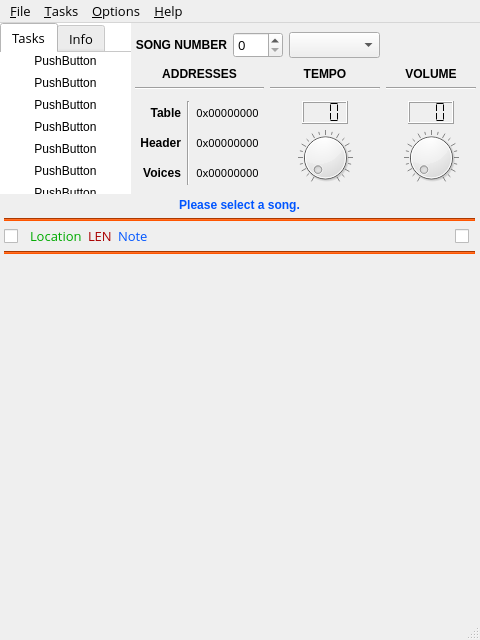
<?xml version="1.0" encoding="UTF-8"?>
<ui version="4.0">
 <author>SomeShrug</author>
 <class>MainWindow</class>
 <widget class="QMainWindow" name="MainWindow">
  <property name="geometry">
   <rect>
    <x>0</x>
    <y>0</y>
    <width>480</width>
    <height>640</height>
   </rect>
  </property>
  <property name="maximumSize">
   <size>
    <width>480</width>
    <height>640</height>
   </size>
  </property>
  <property name="font">
   <font>
    <family>Open Sans</family>
    <pointsize>10</pointsize>
   </font>
  </property>
  <property name="windowTitle">
   <string>Sappy</string>
  </property>
  <property name="windowIcon">
   <iconset resource="pysappy.qrc">
    <normaloff>:/icons/sappy.ico</normaloff>:/icons/sappy.ico</iconset>
  </property>
  <widget class="QWidget" name="centralwidget">
   <property name="sizePolicy">
    <sizepolicy hsizetype="Preferred" vsizetype="Preferred">
     <horstretch>0</horstretch>
     <verstretch>0</verstretch>
    </sizepolicy>
   </property>
   <property name="font">
    <font>
     <family>Open Sans</family>
    </font>
   </property>
   <property name="styleSheet">
    <string notr="true"/>
   </property>
   <widget class="QTabWidget" name="widgetTab">
    <property name="geometry">
     <rect>
      <x>0</x>
      <y>0</y>
      <width>131</width>
      <height>171</height>
     </rect>
    </property>
    <property name="sizePolicy">
     <sizepolicy hsizetype="Expanding" vsizetype="Preferred">
      <horstretch>0</horstretch>
      <verstretch>0</verstretch>
     </sizepolicy>
    </property>
    <property name="autoFillBackground">
     <bool>false</bool>
    </property>
    <property name="styleSheet">
     <string notr="true">background-color: rgb(255, 255, 255);</string>
    </property>
    <property name="tabPosition">
     <enum>QTabWidget::North</enum>
    </property>
    <property name="tabShape">
     <enum>QTabWidget::Rounded</enum>
    </property>
    <property name="currentIndex">
     <number>0</number>
    </property>
    <property name="elideMode">
     <enum>Qt::ElideNone</enum>
    </property>
    <property name="usesScrollButtons">
     <bool>false</bool>
    </property>
    <property name="documentMode">
     <bool>true</bool>
    </property>
    <property name="tabsClosable">
     <bool>false</bool>
    </property>
    <property name="movable">
     <bool>false</bool>
    </property>
    <property name="tabBarAutoHide">
     <bool>false</bool>
    </property>
    <widget class="QWidget" name="tabTasks">
     <property name="styleSheet">
      <string notr="true">background-color: rgb(255, 255, 255)</string>
     </property>
     <attribute name="title">
      <string>Tasks</string>
     </attribute>
     <widget class="QWidget" name="verticalLayoutWidget_3">
      <property name="geometry">
       <rect>
        <x>0</x>
        <y>0</y>
        <width>131</width>
        <height>151</height>
       </rect>
      </property>
      <layout class="QVBoxLayout" name="verticalLayout_3">
       <item>
        <widget class="QPushButton" name="pushButton">
         <property name="maximumSize">
          <size>
           <width>16777215</width>
           <height>16</height>
          </size>
         </property>
         <property name="text">
          <string>PushButton</string>
         </property>
         <property name="flat">
          <bool>true</bool>
         </property>
        </widget>
       </item>
       <item>
        <widget class="QPushButton" name="pushButton_2">
         <property name="maximumSize">
          <size>
           <width>16777215</width>
           <height>16</height>
          </size>
         </property>
         <property name="text">
          <string>PushButton</string>
         </property>
         <property name="flat">
          <bool>true</bool>
         </property>
        </widget>
       </item>
       <item>
        <widget class="QPushButton" name="pushButton_3">
         <property name="maximumSize">
          <size>
           <width>16777215</width>
           <height>16</height>
          </size>
         </property>
         <property name="text">
          <string>PushButton</string>
         </property>
         <property name="flat">
          <bool>true</bool>
         </property>
        </widget>
       </item>
       <item>
        <widget class="QPushButton" name="pushButton_4">
         <property name="maximumSize">
          <size>
           <width>16777215</width>
           <height>16</height>
          </size>
         </property>
         <property name="text">
          <string>PushButton</string>
         </property>
         <property name="flat">
          <bool>true</bool>
         </property>
        </widget>
       </item>
       <item>
        <widget class="QPushButton" name="pushButton_7">
         <property name="maximumSize">
          <size>
           <width>16777215</width>
           <height>16</height>
          </size>
         </property>
         <property name="text">
          <string>PushButton</string>
         </property>
         <property name="flat">
          <bool>true</bool>
         </property>
        </widget>
       </item>
       <item>
        <widget class="QPushButton" name="pushButton_6">
         <property name="maximumSize">
          <size>
           <width>16777215</width>
           <height>16</height>
          </size>
         </property>
         <property name="text">
          <string>PushButton</string>
         </property>
         <property name="flat">
          <bool>true</bool>
         </property>
        </widget>
       </item>
       <item>
        <widget class="QPushButton" name="pushButton_5">
         <property name="maximumSize">
          <size>
           <width>16777215</width>
           <height>16</height>
          </size>
         </property>
         <property name="text">
          <string>PushButton</string>
         </property>
         <property name="flat">
          <bool>true</bool>
         </property>
        </widget>
       </item>
      </layout>
     </widget>
    </widget>
    <widget class="QWidget" name="tabInfo">
     <attribute name="title">
      <string>Info</string>
     </attribute>
    </widget>
   </widget>
   <widget class="QWidget" name="widgetPlayer" native="true">
    <property name="geometry">
     <rect>
      <x>-1</x>
      <y>170</y>
      <width>481</width>
      <height>431</height>
     </rect>
    </property>
    <property name="cursor">
     <cursorShape>ArrowCursor</cursorShape>
    </property>
    <property name="styleSheet">
     <string notr="true">
border-color: rgb(0, 0, 0);
color: rgb(0, 170, 0);</string>
    </property>
    <widget class="QWidget" name="gridLayoutWidget_4">
     <property name="geometry">
      <rect>
       <x>0</x>
       <y>0</y>
       <width>481</width>
       <height>431</height>
      </rect>
     </property>
     <layout class="QGridLayout" name="layoutPlayer">
      <property name="sizeConstraint">
       <enum>QLayout::SetMaximumSize</enum>
      </property>
      <property name="leftMargin">
       <number>5</number>
      </property>
      <property name="topMargin">
       <number>5</number>
      </property>
      <property name="rightMargin">
       <number>5</number>
      </property>
      <property name="bottomMargin">
       <number>5</number>
      </property>
      <item row="3" column="4">
       <spacer name="horizontalSpacer">
        <property name="orientation">
         <enum>Qt::Horizontal</enum>
        </property>
        <property name="sizeHint" stdset="0">
         <size>
          <width>40</width>
          <height>10</height>
         </size>
        </property>
       </spacer>
      </item>
      <item row="3" column="2">
       <widget class="QLabel" name="lblDelay">
        <property name="sizePolicy">
         <sizepolicy hsizetype="Preferred" vsizetype="Maximum">
          <horstretch>0</horstretch>
          <verstretch>0</verstretch>
         </sizepolicy>
        </property>
        <property name="styleSheet">
         <string notr="true">color: rgb(170, 0, 0);</string>
        </property>
        <property name="text">
         <string>LEN</string>
        </property>
       </widget>
      </item>
      <item row="3" column="1">
       <widget class="QLabel" name="lblLocation">
        <property name="sizePolicy">
         <sizepolicy hsizetype="Preferred" vsizetype="Maximum">
          <horstretch>0</horstretch>
          <verstretch>0</verstretch>
         </sizepolicy>
        </property>
        <property name="text">
         <string>Location</string>
        </property>
       </widget>
      </item>
      <item row="4" column="0" colspan="6">
       <widget class="Line" name="line_2">
        <property name="styleSheet">
         <string notr="true">background-color: rgb(255, 85, 0)</string>
        </property>
        <property name="orientation">
         <enum>Qt::Horizontal</enum>
        </property>
       </widget>
      </item>
      <item row="2" column="0" colspan="6">
       <widget class="Line" name="line">
        <property name="styleSheet">
         <string notr="true">background-color: rgb(255, 85, 0);</string>
        </property>
        <property name="orientation">
         <enum>Qt::Horizontal</enum>
        </property>
       </widget>
      </item>
      <item row="1" column="0" colspan="6">
       <widget class="QLabel" name="lblSong">
        <property name="sizePolicy">
         <sizepolicy hsizetype="Preferred" vsizetype="Maximum">
          <horstretch>0</horstretch>
          <verstretch>0</verstretch>
         </sizepolicy>
        </property>
        <property name="font">
         <font>
          <weight>75</weight>
          <bold>true</bold>
         </font>
        </property>
        <property name="styleSheet">
         <string notr="true">color: rgb(0, 85, 255)</string>
        </property>
        <property name="text">
         <string>Please select a song.</string>
        </property>
        <property name="alignment">
         <set>Qt::AlignCenter</set>
        </property>
       </widget>
      </item>
      <item row="6" column="5">
       <spacer name="verticalSpacer">
        <property name="orientation">
         <enum>Qt::Vertical</enum>
        </property>
        <property name="sizeHint" stdset="0">
         <size>
          <width>20</width>
          <height>40</height>
         </size>
        </property>
       </spacer>
      </item>
      <item row="6" column="0">
       <layout class="QVBoxLayout" name="verticalLayout_4"/>
      </item>
      <item row="3" column="0">
       <widget class="QCheckBox" name="chkMute">
        <property name="sizePolicy">
         <sizepolicy hsizetype="Minimum" vsizetype="Maximum">
          <horstretch>0</horstretch>
          <verstretch>0</verstretch>
         </sizepolicy>
        </property>
        <property name="text">
         <string/>
        </property>
        <property name="tristate">
         <bool>false</bool>
        </property>
       </widget>
      </item>
      <item row="3" column="3">
       <widget class="QLabel" name="lblNote">
        <property name="sizePolicy">
         <sizepolicy hsizetype="Preferred" vsizetype="Maximum">
          <horstretch>0</horstretch>
          <verstretch>0</verstretch>
         </sizepolicy>
        </property>
        <property name="styleSheet">
         <string notr="true">color: rgb(0, 85, 255)</string>
        </property>
        <property name="text">
         <string>Note</string>
        </property>
       </widget>
      </item>
      <item row="3" column="5">
       <widget class="QCheckBox" name="chkShow">
        <property name="sizePolicy">
         <sizepolicy hsizetype="Minimum" vsizetype="Maximum">
          <horstretch>0</horstretch>
          <verstretch>0</verstretch>
         </sizepolicy>
        </property>
        <property name="text">
         <string/>
        </property>
       </widget>
      </item>
     </layout>
    </widget>
   </widget>
   <widget class="QWidget" name="widgetControls" native="true">
    <property name="geometry">
     <rect>
      <x>130</x>
      <y>0</y>
      <width>351</width>
      <height>171</height>
     </rect>
    </property>
    <property name="styleSheet">
     <string notr="true">border-color: rgb(0, 0, 0);
</string>
    </property>
    <widget class="QWidget" name="gridLayoutWidget">
     <property name="geometry">
      <rect>
       <x>0</x>
       <y>1</y>
       <width>351</width>
       <height>171</height>
      </rect>
     </property>
     <layout class="QGridLayout" name="layoutControls">
      <property name="leftMargin">
       <number>5</number>
      </property>
      <property name="topMargin">
       <number>5</number>
      </property>
      <property name="rightMargin">
       <number>5</number>
      </property>
      <property name="bottomMargin">
       <number>5</number>
      </property>
      <item row="1" column="1">
       <widget class="QLabel" name="tempo">
        <property name="sizePolicy">
         <sizepolicy hsizetype="Preferred" vsizetype="Preferred">
          <horstretch>0</horstretch>
          <verstretch>0</verstretch>
         </sizepolicy>
        </property>
        <property name="font">
         <font>
          <weight>75</weight>
          <bold>true</bold>
         </font>
        </property>
        <property name="text">
         <string>TEMPO</string>
        </property>
        <property name="alignment">
         <set>Qt::AlignCenter</set>
        </property>
       </widget>
      </item>
      <item row="1" column="2">
       <widget class="QLabel" name="lblVolume">
        <property name="font">
         <font>
          <weight>75</weight>
          <bold>true</bold>
         </font>
        </property>
        <property name="text">
         <string>VOLUME</string>
        </property>
        <property name="alignment">
         <set>Qt::AlignCenter</set>
        </property>
       </widget>
      </item>
      <item row="1" column="0">
       <widget class="QLabel" name="lblAddresses">
        <property name="sizePolicy">
         <sizepolicy hsizetype="Preferred" vsizetype="Maximum">
          <horstretch>0</horstretch>
          <verstretch>0</verstretch>
         </sizepolicy>
        </property>
        <property name="font">
         <font>
          <weight>75</weight>
          <bold>true</bold>
         </font>
        </property>
        <property name="text">
         <string>ADDRESSES</string>
        </property>
        <property name="alignment">
         <set>Qt::AlignCenter</set>
        </property>
       </widget>
      </item>
      <item row="3" column="0">
       <layout class="QGridLayout" name="layoutAddresses">
        <property name="leftMargin">
         <number>5</number>
        </property>
        <property name="topMargin">
         <number>5</number>
        </property>
        <property name="rightMargin">
         <number>5</number>
        </property>
        <property name="bottomMargin">
         <number>5</number>
        </property>
        <item row="2" column="0">
         <widget class="QLabel" name="Header">
          <property name="font">
           <font>
            <weight>75</weight>
            <bold>true</bold>
           </font>
          </property>
          <property name="text">
           <string>Header</string>
          </property>
          <property name="alignment">
           <set>Qt::AlignRight|Qt::AlignTrailing|Qt::AlignVCenter</set>
          </property>
         </widget>
        </item>
        <item row="1" column="2">
         <widget class="QLabel" name="lblTableAddress">
          <property name="font">
           <font>
            <family>Fira Code Medium</family>
            <pointsize>8</pointsize>
            <weight>50</weight>
            <italic>false</italic>
            <bold>false</bold>
            <underline>false</underline>
            <strikeout>false</strikeout>
           </font>
          </property>
          <property name="text">
           <string>0x00000000</string>
          </property>
          <property name="alignment">
           <set>Qt::AlignCenter</set>
          </property>
         </widget>
        </item>
        <item row="1" column="0">
         <widget class="QLabel" name="Table">
          <property name="font">
           <font>
            <weight>75</weight>
            <bold>true</bold>
           </font>
          </property>
          <property name="text">
           <string>Table</string>
          </property>
          <property name="alignment">
           <set>Qt::AlignRight|Qt::AlignTrailing|Qt::AlignVCenter</set>
          </property>
         </widget>
        </item>
        <item row="3" column="0">
         <widget class="QLabel" name="Voices">
          <property name="font">
           <font>
            <weight>75</weight>
            <bold>true</bold>
           </font>
          </property>
          <property name="text">
           <string>Voices</string>
          </property>
          <property name="alignment">
           <set>Qt::AlignRight|Qt::AlignTrailing|Qt::AlignVCenter</set>
          </property>
         </widget>
        </item>
        <item row="2" column="2">
         <widget class="QLabel" name="lblHeaderAddress">
          <property name="font">
           <font>
            <family>Fira Code Medium</family>
            <pointsize>8</pointsize>
            <weight>50</weight>
            <italic>false</italic>
            <bold>false</bold>
            <underline>false</underline>
            <strikeout>false</strikeout>
           </font>
          </property>
          <property name="text">
           <string>0x00000000</string>
          </property>
          <property name="alignment">
           <set>Qt::AlignCenter</set>
          </property>
         </widget>
        </item>
        <item row="3" column="2">
         <widget class="QLabel" name="lblVoicesAddress">
          <property name="font">
           <font>
            <family>Fira Code Medium</family>
            <pointsize>8</pointsize>
            <weight>50</weight>
            <italic>false</italic>
            <bold>false</bold>
            <underline>false</underline>
            <strikeout>false</strikeout>
           </font>
          </property>
          <property name="text">
           <string>0x00000000</string>
          </property>
          <property name="alignment">
           <set>Qt::AlignCenter</set>
          </property>
         </widget>
        </item>
        <item row="1" column="1" rowspan="3">
         <widget class="Line" name="l5">
          <property name="orientation">
           <enum>Qt::Vertical</enum>
          </property>
         </widget>
        </item>
       </layout>
      </item>
      <item row="2" column="0">
       <widget class="Line" name="line_6">
        <property name="orientation">
         <enum>Qt::Horizontal</enum>
        </property>
       </widget>
      </item>
      <item row="2" column="2">
       <widget class="Line" name="line_8">
        <property name="orientation">
         <enum>Qt::Horizontal</enum>
        </property>
       </widget>
      </item>
      <item row="2" column="1">
       <widget class="Line" name="line_7">
        <property name="orientation">
         <enum>Qt::Horizontal</enum>
        </property>
       </widget>
      </item>
      <item row="0" column="0" colspan="2">
       <layout class="QHBoxLayout" name="layoutSongSelect">
        <item>
         <widget class="QLabel" name="songNumber">
          <property name="sizePolicy">
           <sizepolicy hsizetype="Preferred" vsizetype="Preferred">
            <horstretch>0</horstretch>
            <verstretch>0</verstretch>
           </sizepolicy>
          </property>
          <property name="minimumSize">
           <size>
            <width>40</width>
            <height>0</height>
           </size>
          </property>
          <property name="font">
           <font>
            <weight>75</weight>
            <bold>true</bold>
           </font>
          </property>
          <property name="text">
           <string>SONG NUMBER</string>
          </property>
          <property name="alignment">
           <set>Qt::AlignRight|Qt::AlignTrailing|Qt::AlignVCenter</set>
          </property>
         </widget>
        </item>
        <item>
         <widget class="QSpinBox" name="sbxSongSelect">
          <property name="sizePolicy">
           <sizepolicy hsizetype="Maximum" vsizetype="Fixed">
            <horstretch>0</horstretch>
            <verstretch>0</verstretch>
           </sizepolicy>
          </property>
          <property name="maximum">
           <number>999</number>
          </property>
         </widget>
        </item>
        <item>
         <widget class="QComboBox" name="cbxSongSelect">
          <property name="styleSheet">
           <string notr="true"/>
          </property>
          <property name="frame">
           <bool>true</bool>
          </property>
         </widget>
        </item>
       </layout>
      </item>
      <item row="0" column="2">
       <layout class="QHBoxLayout" name="horizontalLayout">
        <item>
         <widget class="QPushButton" name="btnPlay">
          <property name="sizePolicy">
           <sizepolicy hsizetype="Minimum" vsizetype="Maximum">
            <horstretch>0</horstretch>
            <verstretch>0</verstretch>
           </sizepolicy>
          </property>
          <property name="minimumSize">
           <size>
            <width>32</width>
            <height>32</height>
           </size>
          </property>
          <property name="text">
           <string/>
          </property>
          <property name="icon">
           <iconset resource="pysappy.qrc">
            <normaloff>:/icons/icons/PNG/player/041.png</normaloff>
            <normalon>:/icons/icons/PNG/player/044.png</normalon>:/icons/icons/PNG/player/041.png</iconset>
          </property>
          <property name="iconSize">
           <size>
            <width>32</width>
            <height>32</height>
           </size>
          </property>
          <property name="checkable">
           <bool>true</bool>
          </property>
          <property name="checked">
           <bool>false</bool>
          </property>
          <property name="autoRepeat">
           <bool>true</bool>
          </property>
          <property name="flat">
           <bool>true</bool>
          </property>
         </widget>
        </item>
        <item>
         <widget class="QPushButton" name="btnStop">
          <property name="sizePolicy">
           <sizepolicy hsizetype="Minimum" vsizetype="Maximum">
            <horstretch>0</horstretch>
            <verstretch>0</verstretch>
           </sizepolicy>
          </property>
          <property name="minimumSize">
           <size>
            <width>32</width>
            <height>32</height>
           </size>
          </property>
          <property name="text">
           <string/>
          </property>
          <property name="icon">
           <iconset resource="pysappy.qrc">
            <normaloff>:/icons/icons/PNG/player/042.png</normaloff>
            <normalon>:/icons/icons/PNG/player/036.png</normalon>:/icons/icons/PNG/player/042.png</iconset>
          </property>
          <property name="iconSize">
           <size>
            <width>32</width>
            <height>32</height>
           </size>
          </property>
          <property name="checkable">
           <bool>true</bool>
          </property>
          <property name="flat">
           <bool>true</bool>
          </property>
         </widget>
        </item>
       </layout>
      </item>
      <item row="3" column="1">
       <layout class="QVBoxLayout" name="verticalLayout">
        <property name="leftMargin">
         <number>5</number>
        </property>
        <property name="topMargin">
         <number>5</number>
        </property>
        <property name="rightMargin">
         <number>5</number>
        </property>
        <property name="bottomMargin">
         <number>5</number>
        </property>
        <item alignment="Qt::AlignHCenter">
         <widget class="QLCDNumber" name="lcdNumber">
          <property name="sizePolicy">
           <sizepolicy hsizetype="Maximum" vsizetype="Minimum">
            <horstretch>0</horstretch>
            <verstretch>0</verstretch>
           </sizepolicy>
          </property>
          <property name="smallDecimalPoint">
           <bool>false</bool>
          </property>
          <property name="digitCount">
           <number>3</number>
          </property>
          <property name="segmentStyle">
           <enum>QLCDNumber::Flat</enum>
          </property>
         </widget>
        </item>
        <item>
         <widget class="QDial" name="dial">
          <property name="sizePolicy">
           <sizepolicy hsizetype="Minimum" vsizetype="Preferred">
            <horstretch>0</horstretch>
            <verstretch>0</verstretch>
           </sizepolicy>
          </property>
          <property name="maximum">
           <number>100</number>
          </property>
          <property name="wrapping">
           <bool>false</bool>
          </property>
          <property name="notchTarget">
           <double>5.000000000000000</double>
          </property>
          <property name="notchesVisible">
           <bool>true</bool>
          </property>
         </widget>
        </item>
       </layout>
      </item>
      <item row="3" column="2">
       <layout class="QVBoxLayout" name="verticalLayout_2">
        <property name="leftMargin">
         <number>5</number>
        </property>
        <property name="topMargin">
         <number>5</number>
        </property>
        <property name="rightMargin">
         <number>5</number>
        </property>
        <property name="bottomMargin">
         <number>5</number>
        </property>
        <item alignment="Qt::AlignHCenter">
         <widget class="QLCDNumber" name="lcdNumber_2">
          <property name="sizePolicy">
           <sizepolicy hsizetype="Maximum" vsizetype="Minimum">
            <horstretch>0</horstretch>
            <verstretch>0</verstretch>
           </sizepolicy>
          </property>
          <property name="digitCount">
           <number>3</number>
          </property>
          <property name="segmentStyle">
           <enum>QLCDNumber::Flat</enum>
          </property>
         </widget>
        </item>
        <item>
         <widget class="QDial" name="dial_2">
          <property name="maximum">
           <number>100</number>
          </property>
          <property name="notchTarget">
           <double>5.000000000000000</double>
          </property>
          <property name="notchesVisible">
           <bool>true</bool>
          </property>
         </widget>
        </item>
       </layout>
      </item>
     </layout>
    </widget>
   </widget>
   <zorder>lblAddresses</zorder>
   <zorder>horizontalLayoutWidget_2</zorder>
   <zorder>widgetTab</zorder>
   <zorder>widgetPlayer</zorder>
   <zorder>widgetControls</zorder>
  </widget>
  <widget class="QMenuBar" name="menubar">
   <property name="geometry">
    <rect>
     <x>0</x>
     <y>0</y>
     <width>480</width>
     <height>23</height>
    </rect>
   </property>
   <property name="font">
    <font>
     <family>Open Sans</family>
    </font>
   </property>
   <widget class="QMenu" name="menuFile">
    <property name="title">
     <string>&amp;File</string>
    </property>
    <addaction name="actionOpen"/>
    <addaction name="separator"/>
    <addaction name="actionExit"/>
   </widget>
   <widget class="QMenu" name="menu_Tasks">
    <property name="title">
     <string>&amp;Tasks</string>
    </property>
    <addaction name="actionExport_tracks"/>
    <addaction name="actionImport_tracks"/>
    <addaction name="separator"/>
    <addaction name="actionExport_samples"/>
    <addaction name="actionImport_samples"/>
    <addaction name="separator"/>
    <addaction name="actionAssemble_song"/>
    <addaction name="actionRecord_to_MIDI"/>
    <addaction name="actionEdit_Voice_Table"/>
   </widget>
   <widget class="QMenu" name="menu_Options">
    <property name="title">
     <string>&amp;Options</string>
    </property>
    <addaction name="actionWAV_Driver"/>
    <addaction name="actionMIDI_Driver"/>
    <addaction name="separator"/>
    <addaction name="actionImport_LST_file"/>
    <addaction name="actionSet_MIDI_output_device"/>
    <addaction name="actionRemap_MIDI_instruments"/>
    <addaction name="separator"/>
    <addaction name="actionSettings"/>
   </widget>
   <widget class="QMenu" name="menu_Help">
    <property name="title">
     <string>&amp;Help</string>
    </property>
    <addaction name="actionVisit_Kawa_s_Crap"/>
    <addaction name="actionAbout"/>
   </widget>
   <addaction name="menuFile"/>
   <addaction name="menu_Tasks"/>
   <addaction name="menu_Options"/>
   <addaction name="menu_Help"/>
  </widget>
  <widget class="QStatusBar" name="statusbar"/>
  <action name="actionOpen">
   <property name="icon">
    <iconset resource="pysappy.qrc">
     <normaloff>:/icons/H:/Merci/Downloads/famfamfam_silk_icons_v013/icons/folder.png</normaloff>:/icons/H:/Merci/Downloads/famfamfam_silk_icons_v013/icons/folder.png</iconset>
   </property>
   <property name="text">
    <string>Open</string>
   </property>
  </action>
  <action name="actionExit">
   <property name="icon">
    <iconset resource="pysappy.qrc">
     <normaloff>:/icons/H:/Merci/Downloads/famfamfam_silk_icons_v013/icons/door_out.png</normaloff>:/icons/H:/Merci/Downloads/famfamfam_silk_icons_v013/icons/door_out.png</iconset>
   </property>
   <property name="text">
    <string>Exit</string>
   </property>
  </action>
  <action name="actionExport_tracks">
   <property name="text">
    <string>Export tracks</string>
   </property>
  </action>
  <action name="actionImport_tracks">
   <property name="text">
    <string>Import tracks</string>
   </property>
  </action>
  <action name="actionExport_samples">
   <property name="text">
    <string>Export samples</string>
   </property>
  </action>
  <action name="actionImport_samples">
   <property name="text">
    <string>Import samples</string>
   </property>
  </action>
  <action name="actionAssemble_song">
   <property name="text">
    <string>Assemble song</string>
   </property>
  </action>
  <action name="actionRecord_to_MIDI">
   <property name="icon">
    <iconset resource="pysappy.qrc">
     <normaloff>:/icons/H:/Merci/Downloads/famfamfam_silk_icons_v013/icons/bullet_red.png</normaloff>:/icons/H:/Merci/Downloads/famfamfam_silk_icons_v013/icons/bullet_red.png</iconset>
   </property>
   <property name="text">
    <string>Record to MIDI</string>
   </property>
  </action>
  <action name="actionEdit_Voice_Table">
   <property name="text">
    <string>Edit Voice Table</string>
   </property>
  </action>
  <action name="actionWAV_Driver">
   <property name="checkable">
    <bool>true</bool>
   </property>
   <property name="checked">
    <bool>false</bool>
   </property>
   <property name="text">
    <string>WAV Driver</string>
   </property>
  </action>
  <action name="actionMIDI_Driver">
   <property name="checkable">
    <bool>true</bool>
   </property>
   <property name="checked">
    <bool>true</bool>
   </property>
   <property name="text">
    <string>MIDI Driver</string>
   </property>
  </action>
  <action name="actionImport_LST_file">
   <property name="text">
    <string>Import LST file</string>
   </property>
  </action>
  <action name="actionSet_MIDI_output_device">
   <property name="text">
    <string>Set MIDI device</string>
   </property>
  </action>
  <action name="actionRemap_MIDI_instruments">
   <property name="text">
    <string>Remap MIDI instruments</string>
   </property>
  </action>
  <action name="actionSettings">
   <property name="text">
    <string>Settings</string>
   </property>
  </action>
  <action name="actionVisit_Kawa_s_Crap">
   <property name="text">
    <string>Visit Kawa's Crap</string>
   </property>
  </action>
  <action name="actionAbout">
   <property name="text">
    <string>About</string>
   </property>
  </action>
 </widget>
 <tabstops>
  <tabstop>sbxSongSelect</tabstop>
  <tabstop>cbxSongSelect</tabstop>
  <tabstop>dial</tabstop>
 </tabstops>
 <resources>
  <include location="pysappy.qrc"/>
 </resources>
 <connections>
  <connection>
   <sender>dial</sender>
   <signal>valueChanged(int)</signal>
   <receiver>lcdNumber</receiver>
   <slot>display(int)</slot>
   <hints>
    <hint type="sourcelabel">
     <x>311</x>
     <y>166</y>
    </hint>
    <hint type="destinationlabel">
     <x>346</x>
     <y>119</y>
    </hint>
   </hints>
  </connection>
  <connection>
   <sender>sbxSongSelect</sender>
   <signal>valueChanged(int)</signal>
   <receiver>cbxSongSelect</receiver>
   <slot>setCurrentIndex(int)</slot>
   <hints>
    <hint type="sourcelabel">
     <x>276</x>
     <y>50</y>
    </hint>
    <hint type="destinationlabel">
     <x>321</x>
     <y>53</y>
    </hint>
   </hints>
  </connection>
  <connection>
   <sender>dial_2</sender>
   <signal>valueChanged(int)</signal>
   <receiver>lcdNumber_2</receiver>
   <slot>display(int)</slot>
   <hints>
    <hint type="sourcelabel">
     <x>470</x>
     <y>180</y>
    </hint>
    <hint type="destinationlabel">
     <x>424</x>
     <y>119</y>
    </hint>
   </hints>
  </connection>
  <connection>
   <sender>btnStop</sender>
   <signal>clicked(bool)</signal>
   <receiver>btnPlay</receiver>
   <slot>setChecked(bool)</slot>
   <hints>
    <hint type="sourcelabel">
     <x>454</x>
     <y>34</y>
    </hint>
    <hint type="destinationlabel">
     <x>430</x>
     <y>51</y>
    </hint>
   </hints>
  </connection>
  <connection>
   <sender>actionWAV_Driver</sender>
   <signal>triggered(bool)</signal>
   <receiver>actionMIDI_Driver</receiver>
   <slot>toggle()</slot>
   <hints>
    <hint type="sourcelabel">
     <x>-1</x>
     <y>-1</y>
    </hint>
    <hint type="destinationlabel">
     <x>-1</x>
     <y>-1</y>
    </hint>
   </hints>
  </connection>
  <connection>
   <sender>actionMIDI_Driver</sender>
   <signal>triggered(bool)</signal>
   <receiver>actionWAV_Driver</receiver>
   <slot>toggle()</slot>
   <hints>
    <hint type="sourcelabel">
     <x>-1</x>
     <y>-1</y>
    </hint>
    <hint type="destinationlabel">
     <x>-1</x>
     <y>-1</y>
    </hint>
   </hints>
  </connection>
 </connections>
 <designerdata>
  <property name="gridDeltaX">
   <number>10</number>
  </property>
  <property name="gridDeltaY">
   <number>10</number>
  </property>
  <property name="gridSnapX">
   <bool>true</bool>
  </property>
  <property name="gridSnapY">
   <bool>true</bool>
  </property>
  <property name="gridVisible">
   <bool>true</bool>
  </property>
 </designerdata>
</ui>
